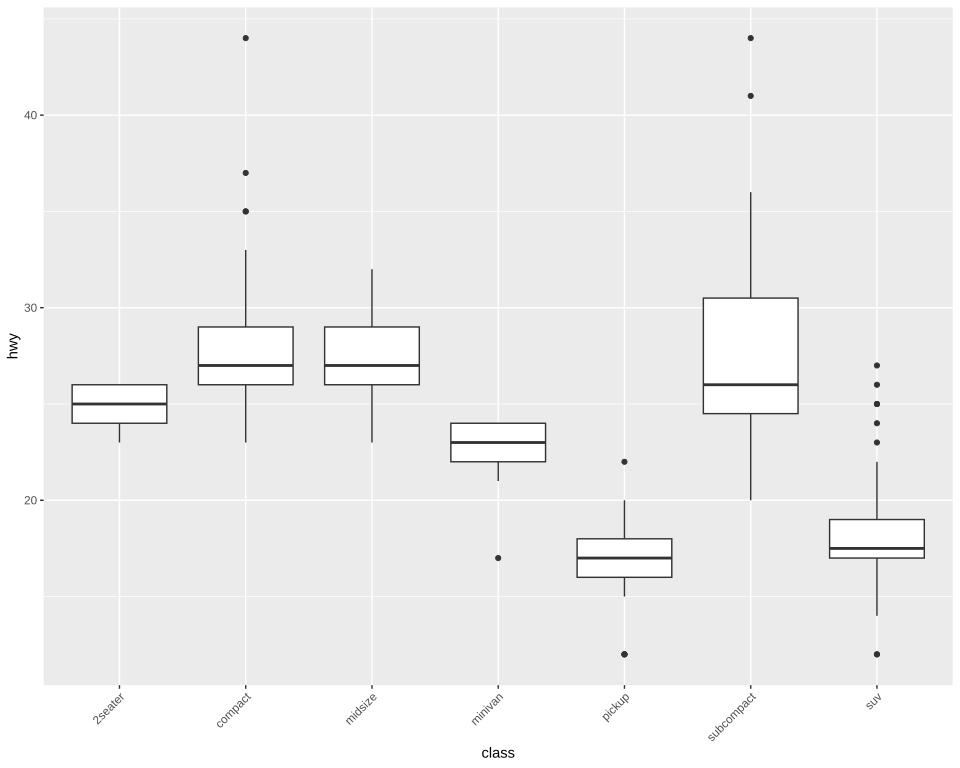

This chart was generated by the following R code:
# The plot test/golden/theme_text_axis_x_45.svg draws, drawn by ggplot2 itself, as ggplot2's own
# visual tests draw their snapshots: the independent check on that golden whenever it changes. The
# suite never runs this; it needs R, ggplot2 and vdiffr, saved as the Docker image
# giggly-r:ggplot2-4.0.3. From the repository's root:
#
#   docker run --rm -v "$PWD/test/golden":/golden:ro giggly-r:ggplot2-4.0.3 \
#     Rscript /golden/theme_text_axis_x_45.R > theme_text_axis_x_45.ggplot2.svg
#
# and compare the two drawings element by element, as test/golden/point.R describes.
#
# mpg's highway mileage by class as box plots, each class's label turned 45 degrees and ending at
# its tick, as `hjust = 1` puts it, the axis as deep as the widest label turned.
#
# First checked with ggplot2 4.0.3 and vdiffr 1.0.9: every element and clip path matches, and the
# one departure is test/golden/point.R's, the x axis drawn before the y.

library(ggplot2)

plot <- ggplot(mpg, aes(class, hwy)) +
  geom_boxplot() +
  theme_gray() +
  theme(axis.text.x = element_text(angle = 45, hjust = 1))

file <- tempfile(fileext = ".svg")
vdiffr::write_svg(plot, file)
cat(readLines(file), sep = "\n")
